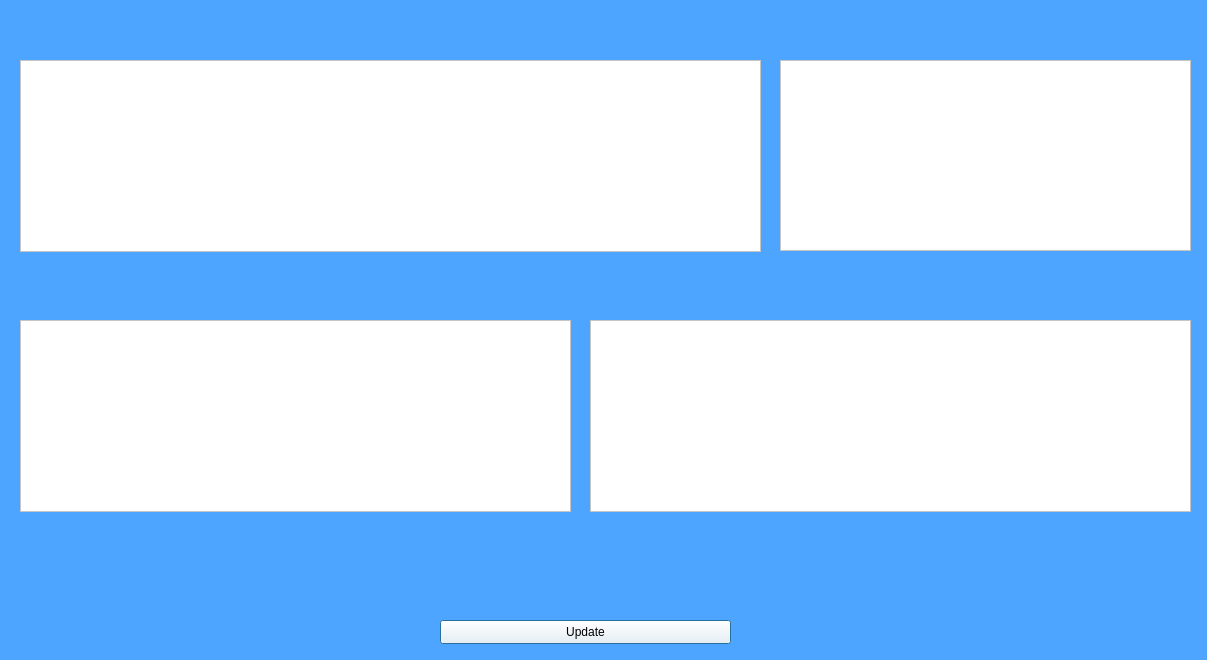
<?xml version="1.0" encoding="UTF-8"?>
<ui version="4.0">
 <class>AdministratorWindow</class>
 <widget class="QDialog" name="AdministratorWindow">
  <property name="geometry">
   <rect>
    <x>0</x>
    <y>0</y>
    <width>1207</width>
    <height>660</height>
   </rect>
  </property>
  <property name="windowTitle">
   <string>Dialog</string>
  </property>
  <property name="styleSheet">
   <string notr="true">background-color:  #4ea5ff;</string>
  </property>
  <widget class="QTableView" name="UserTableView">
   <property name="geometry">
    <rect>
     <x>20</x>
     <y>60</y>
     <width>741</width>
     <height>192</height>
    </rect>
   </property>
   <property name="styleSheet">
    <string notr="true">color: black;
background-color: white</string>
   </property>
  </widget>
  <widget class="QTableView" name="CreditTableView">
   <property name="geometry">
    <rect>
     <x>20</x>
     <y>320</y>
     <width>551</width>
     <height>192</height>
    </rect>
   </property>
   <property name="styleSheet">
    <string notr="true">color: black;
background-color: white;</string>
   </property>
  </widget>
  <widget class="QTableView" name="DepositTableView">
   <property name="geometry">
    <rect>
     <x>590</x>
     <y>320</y>
     <width>601</width>
     <height>192</height>
    </rect>
   </property>
   <property name="styleSheet">
    <string notr="true">color: black;
background-color: white;</string>
   </property>
  </widget>
  <widget class="QTableView" name="BankTableView">
   <property name="geometry">
    <rect>
     <x>780</x>
     <y>60</y>
     <width>411</width>
     <height>191</height>
    </rect>
   </property>
   <property name="styleSheet">
    <string notr="true">color: black;
background-color: white;</string>
   </property>
  </widget>
  <widget class="QPushButton" name="UpdateButton">
   <property name="geometry">
    <rect>
     <x>440</x>
     <y>620</y>
     <width>291</width>
     <height>24</height>
    </rect>
   </property>
   <property name="styleSheet">
    <string notr="true">color: black;
background-color:  white;</string>
   </property>
   <property name="text">
    <string>Update</string>
   </property>
  </widget>
 </widget>
 <resources/>
 <connections/>
</ui>
